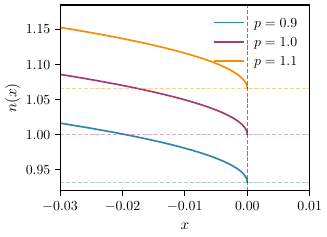

Recreate this plot in Python.
"""
% !TEX program = pdflatex

Publication-ready script for generating shock profiles n(x) with different 
momentum values p. The figure is optimized for LaTeX inclusion.
"""

import numpy as np
import matplotlib.pyplot as plt
from scipy.integrate import cumtrapz
import os

# ========================================================================
# Publication-quality matplotlib settings
# ========================================================================
plt.rcParams['text.usetex'] = True
plt.rcParams['font.family'] = 'serif'
plt.rcParams['font.serif'] = ['Computer Modern Roman', 'Times New Roman']
plt.rcParams['legend.frameon'] = False
plt.rcParams['font.size'] = 11
plt.rcParams['axes.labelsize'] = 11
plt.rcParams['axes.titlesize'] = 11
plt.rcParams['xtick.labelsize'] = 10
plt.rcParams['ytick.labelsize'] = 10
plt.rcParams['legend.fontsize'] = 10
plt.rcParams['figure.titlesize'] = 11
plt.rcParams['axes.linewidth'] = 0.8
plt.rcParams['lines.linewidth'] = 1.2
plt.rcParams['grid.linewidth'] = 0.5
plt.rcParams['savefig.dpi'] = 300
plt.rcParams['savefig.format'] = 'pdf'
plt.rcParams['savefig.bbox'] = 'tight'
plt.rcParams['savefig.pad_inches'] = 0.05
plt.rcParams['pdf.fonttype'] = 42  # TrueType fonts for LaTeX compatibility
plt.rcParams['ps.fonttype'] = 42

# ========================================================================
# Physical parameters
# ========================================================================
U = 1.0  # Velocity parameter
w = 1.0  # Width parameter for gamma function
p_values = [0.9, 1.0, 1.1]  # Momentum values
n_points = 2500  # Number of points for numerical integration

# ========================================================================
# Color palette for distinct, publication-ready colors
# ========================================================================
# Using distinct colors that are colorblind-friendly and work in grayscale
COLORS = [
    '#2E86AB',  # Blue
    '#A23B72',  # Magenta/Purple
    '#F18F01',  # Orange
]

# ========================================================================
# Mathematical functions
# ========================================================================
def gamma(n, w):
    """
    Damping function: gamma(n) = exp(-|n|/w)
    
    Parameters:
    -----------
    n : array_like
        Density values
    w : float
        Width parameter
        
    Returns:
    --------
    array_like
        Gamma values
    """
    return np.exp(-np.abs(n) / w)


def dx_dn(n, U, p, w):
    """
    Derivative dx/dn for the shock profile equation.
    
    Parameters:
    -----------
    n : array_like
        Density values
    U : float
        Velocity parameter
    p : float
        Momentum parameter
    w : float
        Width parameter
        
    Returns:
    --------
    array_like
        dx/dn values
    """
    return -(U * n - p**2 / n**2) / (gamma(n, w) * p)


def n_star(U, p):
    """
    Singular density point: n* = (p^2/U)^(1/3)
    
    Parameters:
    -----------
    U : float
        Velocity parameter
    p : float
        Momentum parameter
        
    Returns:
    --------
    float
        Singular density value
    """
    return (p**2 / U) ** (1/3)


# ========================================================================
# Generate and save figure
# ========================================================================
def create_figure(save_path=None, show_plot=False):
    """
    Create publication-ready figure of shock profiles.
    
    Parameters:
    -----------
    save_path : str, optional
        Path to save the figure (default: None, no saving)
    show_plot : bool, optional
        Whether to display the plot (default: False)
    """
    # Create figure with appropriate size for LaTeX (column width ~3.5-4 in)
    fig, ax = plt.subplots(figsize=(3.5, 2.6))
    
    # Plot profiles for each momentum value with distinct colors
    for i, p in enumerate(p_values):
        ns = n_star(U, p)
        
        # Density range scaled to the singular point
        n_min = 1.001 * ns
        n_max = 1.1 * ns
        n = np.linspace(n_min, n_max, n_points)
        
        # Integrate x(n) using cumulative trapezoidal rule
        x = cumtrapz(dx_dn(n, U, p, w), n, initial=0.0)
        
        # Shift x so the singular point aligns visually
        x -= x[0]
        
        # Plot profile with distinct color
        color = COLORS[i % len(COLORS)]
        ax.plot(x, n, label=f"$p={p}$", linewidth=1.2, color=color)
        
        # Mark singular point with matching color (lighter shade)
        ax.axhline(ns, linestyle="--", linewidth=0.8, color=color, alpha=0.4)
    
    # Vertical reference line at x=0
    ax.axvline(0, linestyle="--", color="black", linewidth=0.8, alpha=0.5)
    
    # Axis labels
    ax.set_xlabel("$x$")
    ax.set_ylabel("$n(x)$")
    ax.set_xlim(-0.03, 0.01)
    
    # Legend
    ax.legend(loc='best', frameon=False)
    
    # Tight layout for publication
    plt.tight_layout()
    
    # Save figure if path provided
    if save_path:
        plt.savefig(save_path, format='pdf', bbox_inches='tight', pad_inches=0.05)
        print(f"Figure saved to: {save_path}")
    
    # Show plot if requested
    if show_plot:
        plt.show()
    else:
        plt.close()


# ========================================================================
# Main execution
# ========================================================================
if __name__ == "__main__":
    # Determine output directory (same as script directory)
    script_dir = os.path.dirname(os.path.abspath(__file__))
    output_path = os.path.join(script_dir, "shock_profiles.pdf")
    
    # Create and save figure
    create_figure(save_path=output_path, show_plot=True)
